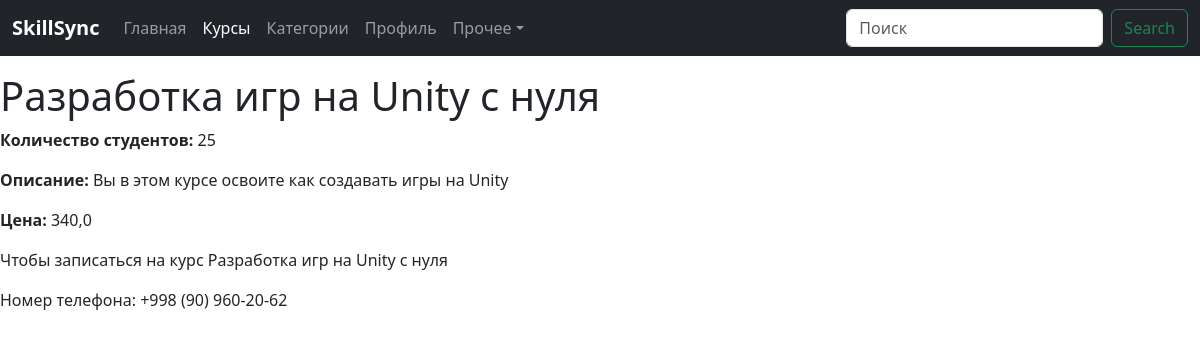
/courses/1, run on the app's committed database.
### pro_web/models.py (models this page shows, shortened)
class Courses(models.Model):
    name = models.CharField(max_length=128)
    count = models.IntegerField()
    des = models.TextField(max_length=512)
    photo = models.ImageField(upload_to='media')
    price = models.FloatField()
    category_name = models.ForeignKey(Category, on_delete=models.CASCADE)

### pro_web/views.py (the view)
# urls.py: path('courses/<int:pk>', views.get_exact),
def get_exact(request, pk):
    course = Courses.objects.get(id=pk)
    context = {
        'course': course
    }
    return render(request, 'exact_course.html', context)

### pro_web/templates/exact_course.html (shortened to what this page needs)
<!DOCTYPE html>
<html lang="ru">
<head>
    <link href="https://cdn.jsdelivr.net/npm/bootstrap@5.3.2/dist/css/bootstrap.min.css" rel="stylesheet">
</head>
<body>
<nav class="navbar navbar-expand-lg fixed-top navbar-dark bg-dark" aria-label="Main navigation">
  <div class="container-fluid">
    <a class="navbar-brand" href="/"><b>SkillSync</b></a>
    <div class="navbar-collapse offcanvas-collapse" id="navbarsExampleDefault">
      <ul class="navbar-nav me-auto mb-2 mb-lg-0">
        <li class="nav-item">
          <a class="nav-link" aria-current="page" href="/">Главная</a>
        </li>
        <li class="nav-item">
          <a class="nav-link active" href="/courses">Курсы</a>
        </li>
        <li class="nav-item">
          <a class="nav-link" href="/category">Категории</a>
        </li>
        <li class="nav-item">
          <a class="nav-link" href="/profile">Профиль</a>
        </li>
        <li class="nav-item dropdown">
          <a class="nav-link dropdown-toggle" href="#" data-bs-toggle="dropdown" aria-expanded="false">Прочее</a>
        </li>
      </ul>
      <form class="d-flex" role="search" action="/search" method="POST">
        <input class="form-control me-2" type="text" placeholder="Поиск" aria-label="Search" name="search_courses">
        <button class="btn btn-outline-success" type="submit">Search</button>
      </form>
    </div>
  </div>
</nav>
<br>
<br>
<br>
    <h1>{{ course.name }}</h1>
    <p><strong>Количество студентов:</strong> {{ course.count }}</p>
    <p><strong>Описание:</strong> {{ course.des }}</p>
    <p><strong>Цена:</strong> {{ course.price }}</p>
    <p>Чтобы записаться на курс {{ course.name }}</p>
    <p>Номер телефона: +998 (90) 960-20-62</p>
</body>
</html>

### data on the page
Courses: name "Разработка игр на Unity с нуля", count "25", des "Вы в этом курсе освоите как создавать игры на Unity", price "340,0"
